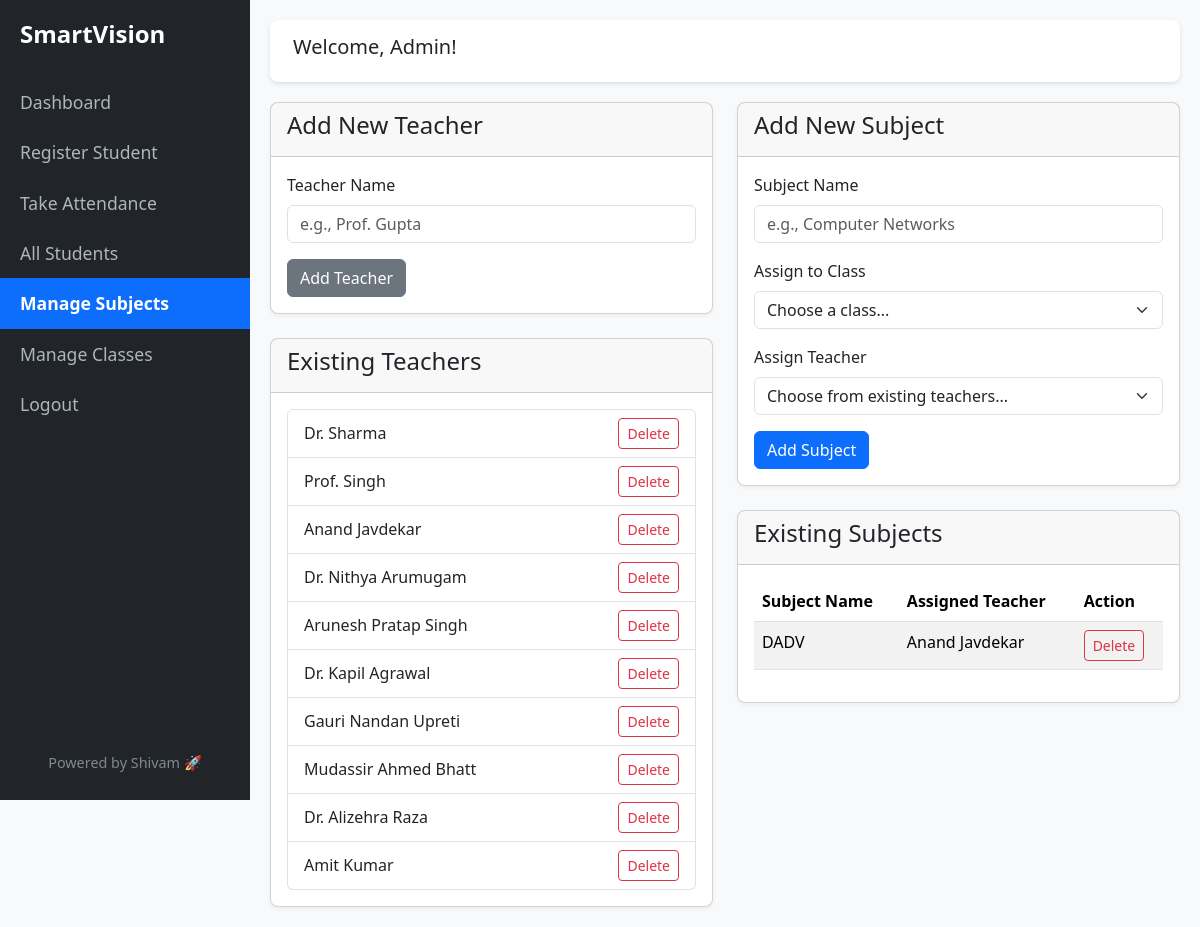
Page /manage_subjects (signed in) on the committed database.
### app.py (models this page shows, shortened)
class User(UserMixin, db.Model):
    __tablename__ = 'users'
    id = db.Column(db.Integer, primary_key=True)
    name = db.Column(db.String(100))
    email = db.Column(db.String(100), unique=True, nullable=False)
    password_hash = db.Column(db.String(255), nullable=False)
    role = db.Column(db.String(20), default='user')

class Teacher(db.Model):
    __tablename__ = 'teachers'
    id = db.Column(db.Integer, primary_key=True)
    name = db.Column(db.String(100), nullable=False)
    subjects = db.relationship('Subject', backref='teacher', lazy=True)

class Subject(db.Model):
    __tablename__ = 'subjects'
    id = db.Column(db.Integer, primary_key=True)
    name = db.Column(db.String(100), nullable=False)
    teacher_id = db.Column(db.Integer, db.ForeignKey('teachers.id'), nullable=False)
    class_id = db.Column(db.Integer, db.ForeignKey('classes.id'), nullable=False)

### app.py (the view, shortened to what this page needs)
@app.route('/manage_subjects', methods=['GET', 'POST'])
@login_required
def manage_subjects():
    teachers = Teacher.query.all()
    subjects = Subject.query.all()
    classes = Class.query.all()
    return render_template('manage_subjects.html', teachers=teachers, subjects=subjects, classes=classes)

### app.py (called while the page is built)
@login_manager.user_loader
def load_user(user_id):
    return User.query.get(int(user_id))

### templates/manage_subjects.html (shortened to what this page needs)
{% extends "base.html" %}
{% block content %}
<div class="row">
    <div class="col-md-6">
        <div class="card mb-4">
            <div class="card-header">
                <h4>Add New Teacher</h4>
            </div>
            <div class="card-body">
                <form method="POST" action="{{ url_for('add_teacher') }}">
                    <div class="mb-3">
                        <label for="teacher_name" class="form-label">Teacher Name</label>
                        <input type="text" class="form-control" id="teacher_name" name="teacher_name" placeholder="e.g., Prof. Gupta" required>
                    </div>
                    <button type="submit" class="btn btn-secondary">Add Teacher</button>
                </form>
            </div>
        </div>
        <div class="card">
            <div class="card-header">
                <h4>Existing Teachers</h4>
            </div>
            <div class="card-body">
                <ul class="list-group">
                    {% for teacher in teachers %}
                    <li class="list-group-item d-flex justify-content-between align-items-center">
                        {{ teacher.name }}
                        <form action="{{ url_for('delete_teacher', teacher_id=teacher.id) }}" method="POST" onsubmit="return confirm('Are you sure you want to delete this teacher? This can only be done if they are not assigned to any subjects.');">
                            <button type="submit" class="btn btn-sm btn-outline-danger">Delete</button>
                        </form>
                    </li>
                    {% else %}
                    <li class="list-group-item text-center">No teachers added yet.</li>
                    {% endfor %}
                </ul>
            </div>
        </div>
    </div>
    <div class="col-md-6">
        <div class="card mb-4">
            <div class="card-header">
                <h4>Add New Subject</h4>
            </div>
            <div class="card-body">
                <form method="POST" action="{{ url_for('manage_subjects') }}">
                    <div class="mb-3">
                        <label for="subject_name" class="form-label">Subject Name</label>
                        <input type="text" class="form-control" id="subject_name" name="subject_name" placeholder="e.g., Computer Networks" required>
                    </div>
                    <div class="mb-3">
                        <label for="class_id" class="form-label">Assign to Class</label>
                        <select class="form-select" id="class_id" name="class_id" required>
                            <option selected disabled value="">Choose a class...</option>
                        </select>
                    </div>
                    <div class="mb-3">
                        <label for="teacher_id" class="form-label">Assign Teacher</label>
                        <select class="form-select" id="teacher_id" name="teacher_id" required>
                            <option selected disabled value="">Choose from existing teachers...</option>
                        </select>
                    </div>
                    <button type="submit" class="btn btn-primary">Add Subject</button>
                </form>
            </div>
        </div>
        <div class="card">
            <div class="card-header">
                <h4>Existing Subjects</h4>
            </div>
            <div class="card-body">
                <table class="table table-striped">
                    <thead>
                        <tr>
                            <th>Subject Name</th>
                            <th>Assigned Teacher</th>
                            <th>Action</th>
                        </tr>
                    </thead>
                    <tbody>
                        {% for subject in subjects %}
                        <tr>
                            <td>{{ subject.name }}</td>
                            <td>{{ subject.teacher.name }}</td>
                            <td>
                                <form action="{{ url_for('delete_subject', subject_id=subject.id) }}" method="POST" onsubmit="return confirm('Are you sure you want to delete this subject?');">
                                    <button type="submit" class="btn btn-sm btn-outline-danger">Delete</button>
                                </form>
                            </td>
                        </tr>
                        {% else %}
                        <tr>
                            <td colspan="3" class="text-center">No subjects added yet.</td>
                        </tr>
                        {% endfor %}
                    </tbody>
                </table>
            </div>
        </div>
    </div>
</div>
{% endblock %}

### templates/base.html (shortened to what this page needs)
<!doctype html>
<html lang="en">
<head>
    <link href="https://cdn.jsdelivr.net/npm/bootstrap@5.3.2/dist/css/bootstrap.min.css" rel="stylesheet">
    <link rel="stylesheet" href="{{ url_for('static', filename='css/style.css') }}">
</head>
<body>
    <div class="sidebar" id="sidebar">
        <div>
            <h3 class="sidebar-header">SmartVision</h3>
            <a href="{{ url_for('dashboard') }}" class="nav-link {% if request.endpoint == 'dashboard' %}active{% endif %}">Dashboard</a>
            <a href="{{ url_for('register_student') }}" class="nav-link {% if request.endpoint == 'register_student' %}active{% endif %}">Register Student</a>
            <a href="{{ url_for('take_attendance') }}" class="nav-link {% if request.endpoint == 'take_attendance' %}active{% endif %}">Take Attendance</a>
            <a href="{{ url_for('view_reports') }}" class="nav-link {% if request.endpoint == 'view_reports' %}active{% endif %}">All Students</a>
            <a href="{{ url_for('manage_subjects') }}" class="nav-link {% if request.endpoint == 'manage_subjects' %}active{% endif %}">Manage Subjects</a>
            <a href="{{ url_for('manage_classes') }}" class="nav-link {% if request.endpoint == 'manage_classes' %}active{% endif %}">Manage Classes</a>
            <a href="{{ url_for('logout') }}" class="nav-link">Logout</a>
        </div>
        <div class="sidebar-footer">
            <p>Powered by Shivam 🚀</p>
        </div>
    </div>
    <div class="main-content" id="main-content">
        <div class="top-bar">
            <h5 class="ms-2">Welcome, {{ current_user.name }}!</h5>
        </div>
        {% block content %}{% endblock %}
    </div>
</body>
</html>

### static/css/style.css (style rules this page uses)
body { background-color: #f8f9fa; }
.sidebar { position: fixed; top: 0; left: 0; height: 100vh; width: 250px; background-color: #212529; color: white; padding-top: 20px; z-index: 1030; transition: transform 0.3s ease; transform: translateX(0); }
.sidebar .sidebar-header { padding: 0 20px 20px 20px; font-size: 1.5rem; font-weight: bold; color: #fff; }
.sidebar .nav-link { color: #adb5bd; font-size: 1.1rem; padding: 12px 20px; display: block; text-decoration: none; transition: background-color 0.2s, color 0.2s; }
.sidebar .nav-link.active { background-color: #0d6efd; color: #fff; font-weight: bold; }
.main-content { margin-left: 250px; padding: 20px; transition: margin-left 0.3s ease; }
.top-bar { padding: 15px; background-color: #fff; border-radius: 8px; box-shadow: 0 2px 4px rgba(0,0,0,0.1); margin-bottom: 20px; display: flex; align-items: center; }
.card { border-radius: 8px; box-shadow: 0 2px 4px rgba(0,0,0,0.05); }
.sidebar-footer { position: absolute; bottom: 10px; left: 0; width: 100%; text-align: center; font-size: 0.9rem; color: #818890; }

### rows in the picture
User: name "Admin"
Teacher: name "Dr. Sharma"
Teacher: name "Prof. Singh"
Teacher: name "Anand Javdekar"
Teacher: name "Dr. Nithya Arumugam"
Teacher: name "Arunesh Pratap Singh"
Teacher: name "Dr. Kapil Agrawal"
Teacher: name "Gauri Nandan Upreti"
Teacher: name "Mudassir Ahmed Bhatt"
Teacher: name "Dr. Alizehra Raza"
Teacher: name "Amit Kumar"
Subject: name "DADV", teacher.name "Anand Javdekar"
